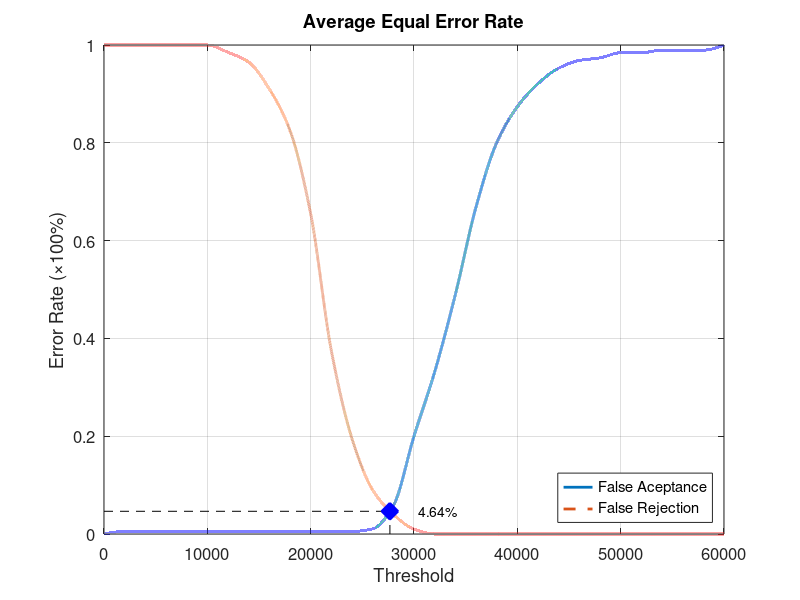
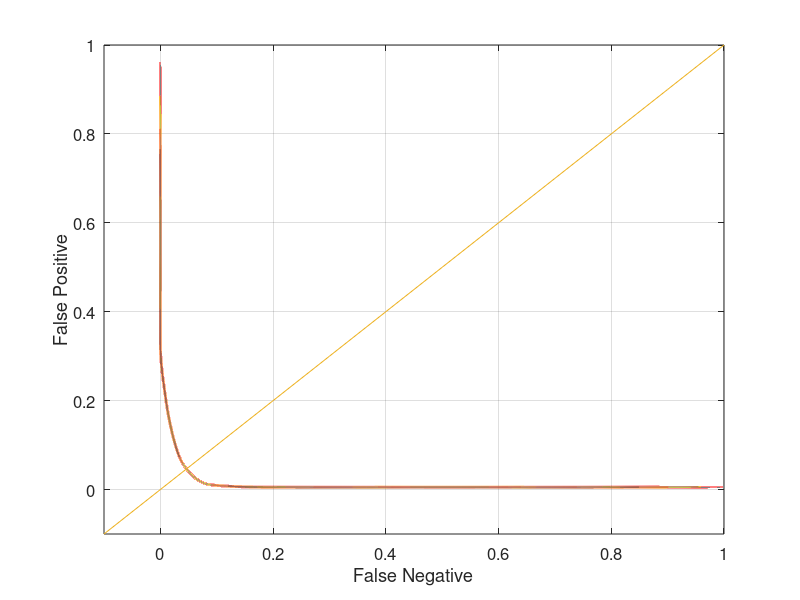

MATLAB code for these plots, in order:
function yEER = Database4_2
close all;
clear;
clc;
x = 0:2000:60000;
xq = 0:0.5:60000;

y0 = [0 0.00526316 0.00526316 0.00526316 0.00526316 0.00526316 0.00526316 0.00526316 0.00526316 0.00526316 0.00526316 0.00526316 0.00526316 0.0105263 0.0578947 0.2 0.331579 0.489474 0.668421 0.8 0.873684 0.921053 0.952632 0.968421 0.973684 0.984211 0.984211 0.989474 0.989474 0.989474 1];
yy0 = interp1(x, y0, xq, 'pchip');
y1 = [1 1 1 1 1 1 0.985 0.965 0.91 0.825 0.655 0.375 0.195 0.09 0.04 0.01 0 0 0 0 0 0 0 0 0 0 0 0 0 0 0];
yy1 = interp1(x, y1, xq, 'pchip');

% Calculating EER: 
y2 = abs(y0 - y1);
find(y2 == min(y2))
yy2 = abs(yy0 - yy1);
xEER = find(yy2 == min(yy2));
xEERIndex = xq(xEER) % X-axis EER
yEER = yy0(xEER) % Y-axis EER

main = figure
plot(xq, yy0,'-','LineWidth', 2);	hold on
plot(xq, yy1,'--','LineWidth', 2);	hold on
plot([xEERIndex xEERIndex], [0 yEER], 'k--');	hold on
plot([0 xEERIndex], [yEER yEER], 'k--');	hold on
plot(xEERIndex, yEER, 'bx', 'LineWidth', 10);	hold on
text(xEERIndex + 10 * xEERIndex / 100, yEER, [num2str(round((10000 * yEER)) / 100) '%'])
legend('False Aceptance', 'False Rejection', 'Location', 'SouthEast')
xlabel('Threshold')
ylabel('Error Rate (\times100%)')
title('Average Equal Error Rate')
set(gca, 'FontSize', 12)
axis([0 60000 0 1])
grid on

print(main, 'Database4_2Main', '-dpng');
FNRxFPR = figure('Color', [1 1 1]);
plot(yy1, yy0, '-', yy1, yy0, 'LineWidth', 2);
hold on
y = -0.1:0.1:1
plot(y, y); 
set(gca, 'FontSize', 12)
xlabel('False Negative')
ylabel('False Positive')
axis([-0.1 1 -0.1 1])
set(gca, 'FontSize', 12)
grid on

print(FNRxFPR, 'Database4_2FNRxFPR','-dpng');
end
